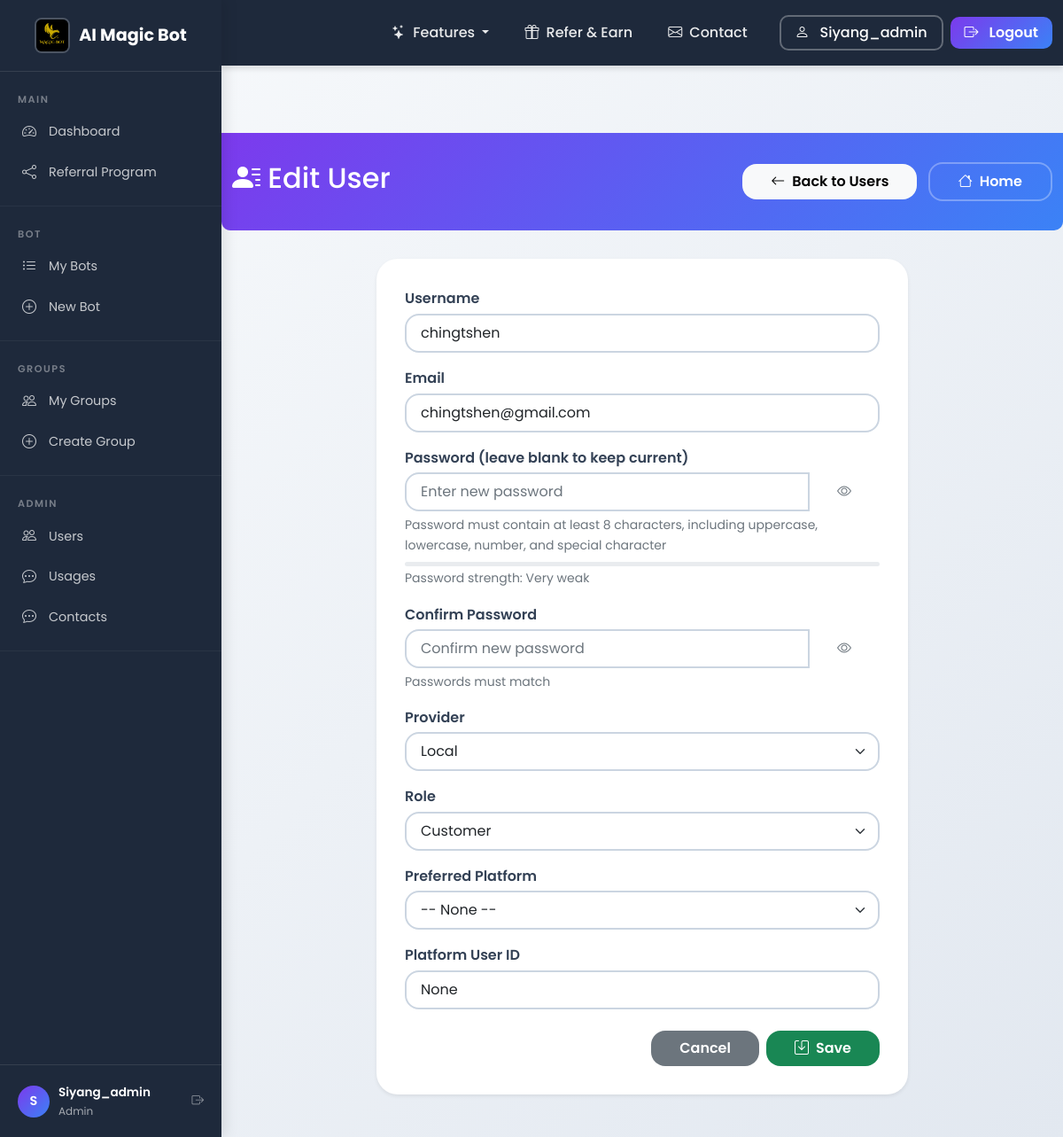
The page /users/4/edit (signed in) on the database as committed earlier.
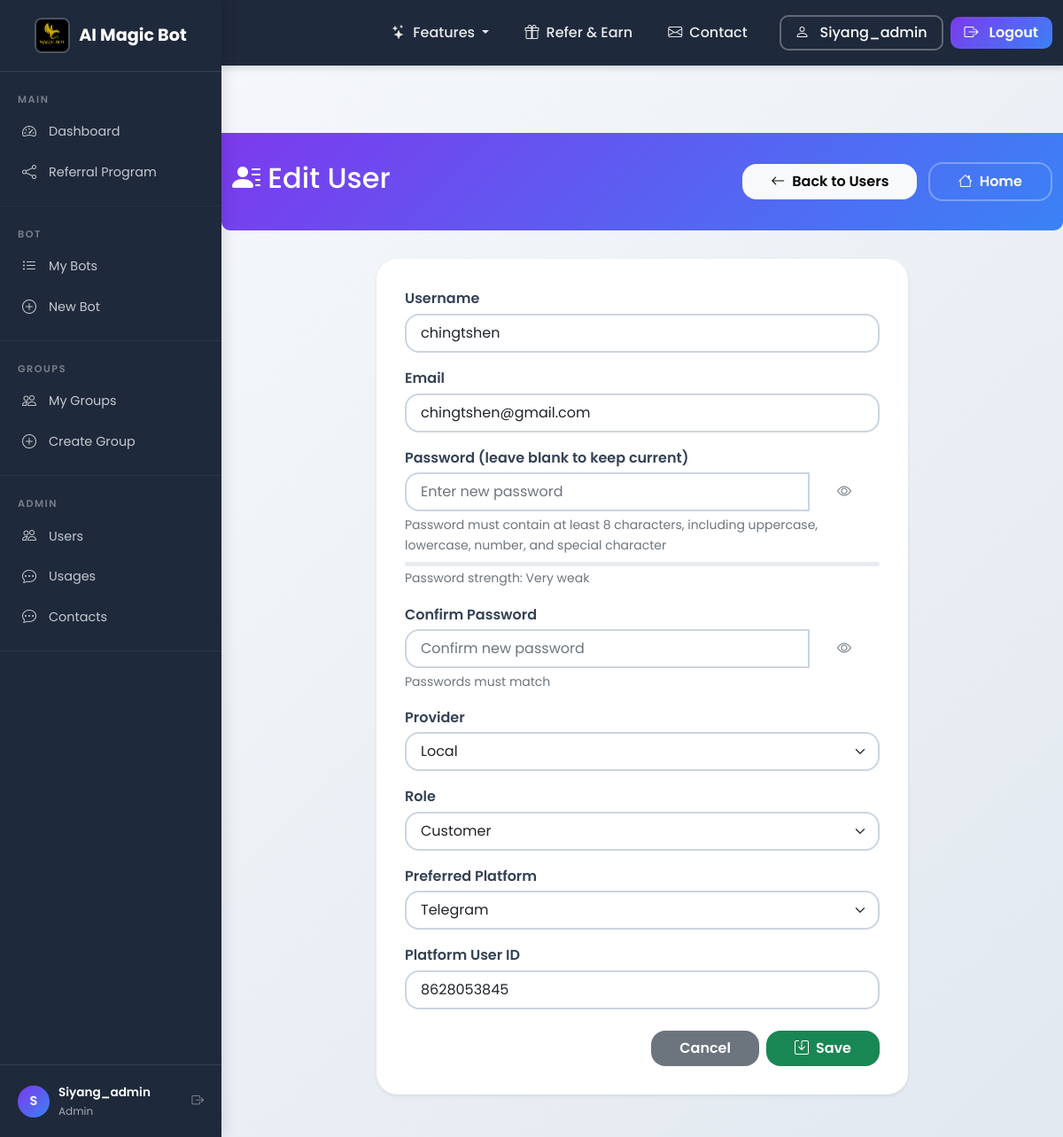
The same page on the database as committed later.
### tables this page shows
CREATE TABLE users (
            id INTEGER PRIMARY KEY AUTOINCREMENT,
            provider TEXT NOT NULL DEFAULT 'local',
            provider_id TEXT UNIQUE,
            username TEXT NOT NULL UNIQUE,
            email TEXT,
            password_hash TEXT,
            referral_credits INTEGER DEFAULT 0,
            referral_badge TEXT DEFAULT NULL,
            created_at TIMESTAMP DEFAULT CURRENT_TIMESTAMP,
            updated_at TIMESTAMP DEFAULT CURRENT_TIMESTAMP
        , preferred_platform TEXT DEFAULT NULL, platform_user_id TEXT DEFAULT NULL);

### app_complete_with_groups.py (the view, shortened to what this page needs)
@app.route("/users/<int:user_id>/edit", methods=["GET", "POST"])
@login_required
@admin_required_route
def user_edit(user_id):
    conn = get_db_connection()
    user = conn.execute("SELECT * FROM users WHERE id = ?", (user_id,)).fetchone()
    if not user:
        conn.close()
        flash("User not found", "error")
        return redirect(url_for('users_list'))
    role_row = conn.execute("SELECT r.name FROM roles r JOIN user_roles ur ON r.id = ur.role_id WHERE ur.user_id = ?", (user_id,)).fetchone()
    user_role = role_row['name'] if role_row else 'customer'
    conn.close()
    return render_template("user_form.html", user=user, user_role=user_role, username=session.get("username"), role=session.get("role"))

### app_complete_with_groups.py (called while the page is built)
@app.context_processor
def inject_random_background():
    import random
    background_images = [
        '/static/AI_IMG1.jpeg',
        '/static/AI_IMG_2.jpeg',
        '/static/AI_IMG_3.jpeg',
        '/static/AI_IMG_4.jpeg'
    ]
    random_bg = random.choice(background_images)
    return {
        'random_background': random_bg,
        'all_backgrounds': background_images,
        'is_admin': session.get('role') == 'admin'
    }

def admin_required_route(f):
    from functools import wraps
    @wraps(f)
    def decorated_function(*args, **kwargs):
        if session.get('role', 'customer') != 'admin':
            flash("Admin privileges required to access this page.", "error")
            return redirect(url_for('index'))
        return f(*args, **kwargs)
    return decorated_function

    def __call__(self, environ, start_response):
        environ['wsgi.url_scheme'] = 'https'
        return super().__call__(environ, start_response)

### db.py (called while the page is built)
def get_conn():
    if USE_PG:
        return _pg_conn()
    return _sqlite_conn()

### templates/user_form.html (shortened to what the changed rows need)
<!DOCTYPE html>
<html lang="en">
<head>
    <link href="https://cdn.jsdelivr.net/npm/bootstrap@5.1.3/dist/css/bootstrap.min.css" rel="stylesheet">
    <link rel="stylesheet" href="{{ url_for('static', filename='css/shared.css') }}">
    <link rel="stylesheet" href="https://cdn.jsdelivr.net/npm/bootstrap-icons@1.8.1/font/bootstrap-icons.css">
</head>
<body class="sidebar-layout">
    {% with active_page='users' %}
<div class="sidebar-content">
    {% endwith %}
    <div class="page-header">
        <div class="container">
            <div class="d-flex justify-content-between align-items-center">
                <div>
                    <h2><i class="bi bi-person-{% if user %}lines-fill{% else %}plus{% endif %}"></i> {% if user %}Edit{% else %}Add{% endif %} User</h2>
                </div>
            </div>
        </div>
    </div>
    <div class="container mb-5">
        <div class="card shadow-sm max-w-lg mx-auto" style="max-width: 600px;">
            <div class="card-body">
                <form method="POST" action="{% if user %}/users/{{ user.id }}/edit{% else %}/users/add{% endif %}">
                    <div class="mb-3">
                        <label class="form-label">Username</label>
                        <input type="text" name="username" class="form-control" required value="{{ user.username if user else '' }}">
                    </div>
                    <div class="mb-3">
                        <label class="form-label">Email</label>
                        <input type="email" name="email" class="form-control" value="{{ user.email if user else '' }}">
                    </div>
                    <div class="mb-3">
                        <label class="form-label">Provider</label>
                        <select name="provider" class="form-select">
                            <option value="local" {% if user and user.provider == 'local' %}selected{% endif %}>Local</option>
                        </select>
                    </div>
                    <div class="mb-3">
                        <label class="form-label">Preferred Platform</label>
                        <select name="preferred_platform" class="form-select">
                            <option value="" {% if not user.preferred_platform %}selected{% endif %}>-- None --</option>
                            <option value="Telegram" {% if user.preferred_platform == 'Telegram' %}selected{% endif %}>Telegram</option>
                        </select>
                    </div>
                    <div class="mb-3">
                        <label class="form-label">Platform User ID</label>
                        <input type="text" name="platform_user_id" class="form-control"
                               value="{{ user.platform_user_id if user else '' }}"
                               placeholder="Username or ID on the platform">
                    </div>
                </form>
            </div>
        </div>
    </div>
</div>
</body>
</html>

Rows that differ between the two databases and show on the page:
changed users "chingtshen": preferred_platform (not shown) → "Telegram"; platform_user_id (not shown) → "8628053845"
Other text that changed with them:
form field preferred_platform: "-- None --" → (not shown)
form field platform_user_id: "None" → (not shown)
